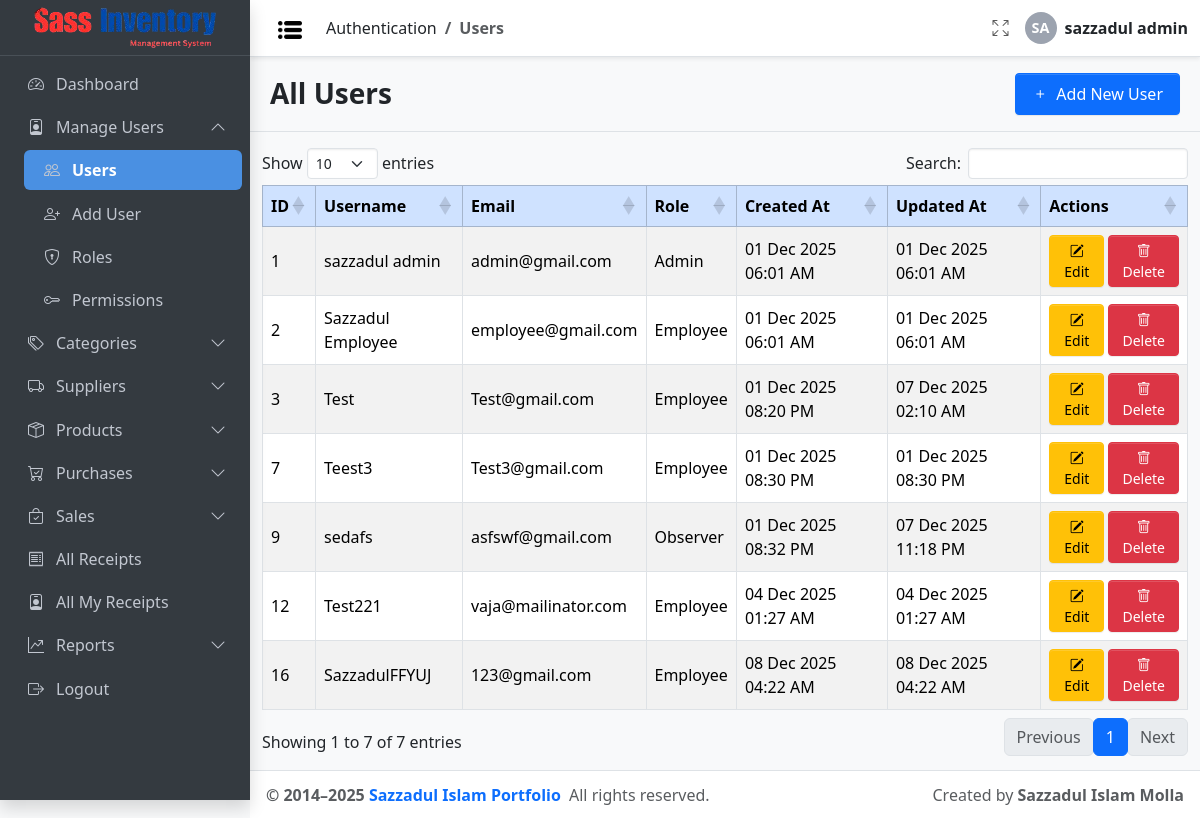
/auth/users.php (signed in), run on the app's committed database.
### tables this page shows
CREATE TABLE `user` (
  `id` int(11) NOT NULL,
  `username` varchar(100) NOT NULL,
  `password` text DEFAULT NULL COMMENT 'Password must be hashed',
  `email` varchar(100) DEFAULT NULL,
  `role_id` int(11) NOT NULL COMMENT 'FK to role.id',
  `created_at` timestamp NOT NULL DEFAULT current_timestamp(),
  `updated_at` timestamp NOT NULL DEFAULT current_timestamp() COMMENT 'Auto-update on record change'
);

CREATE TABLE `role` (
  `id` int(11) NOT NULL,
  `role_name` varchar(50) NOT NULL
);

### config/db_config.php (called while the page is built, shortened)
<?php
function can($permission, $userPermissions = null)
{
  global $USER_PERMISSIONS;
  $userPermissions = $userPermissions ?? $USER_PERMISSIONS;
  return in_array($permission, $userPermissions);
}
$Project_URL = "http://localhost/Sass_Inventory_Management/";

### Inc/link.php (called while the page is built, shortened)
<?php
function getUserPermissions($roleId, $conn)
{
  $permissions = [];
  $stmt = $conn->prepare("
        SELECT permission_name
        FROM role_permission_matrix
        WHERE role_id = ? AND assigned = 1
    ");
  $stmt->bind_param("i", $roleId);
  $stmt->execute();
  $result = $stmt->get_result();
  while ($row = $result->fetch_assoc()) {
    $permissions[] = $row['permission_name'];
  }
  return $permissions;
}

### auth/users.php (the view, shortened to what this page needs)
<?php
include_once __DIR__ . '/../config/auth_guard.php';
?>
<!doctype html>
<html lang="en">
<head>
  <link rel="stylesheet"
    href="https://cdn.jsdelivr.net/npm/@fontsource/source-sans-3@5.0.12/index.css"
    media="print" onload="this.media='all'" />
  <link rel="stylesheet"
    href="https://cdn.jsdelivr.net/npm/bootstrap-icons@1.13.1/font/bootstrap-icons.min.css" />
  <link rel="stylesheet" href="<?= $Project_URL ?>/css/adminlte.css" />
  <link rel="stylesheet"
    href="https://cdn.datatables.net/1.13.6/css/dataTables.bootstrap5.min.css" />
</head>
<?php
$conn = connectDB();
$sql = "SELECT u.*, r.role_name
        FROM user u
        LEFT JOIN role r ON u.role_id = r.id
        ORDER BY u.id ASC";
$result = $conn->query($sql);
?>
<body class="layout-fixed sidebar-expand-lg bg-body-tertiary">
  <div class="app-wrapper">
    <?php include_once '../Inc/Navbar.php'; ?>
    <?php include_once '../Inc/Sidebar.php'; ?>
    <main class="app-main">
      <div class="app-content-header py-3 border-bottom">
        <div class="container-fluid d-flex justify-content-between align-items-center flex-wrap">
          <h3 class="mb-0 " style="font-weight: 800;">All Users</h3>
          <?php if (can('add_user')): ?>
            <a href="add_user.php" class="btn btn-sm btn-primary px-3 py-2" style="font-size: medium;">
              <i class="bi bi-plus me-1"></i> Add New User
            </a>
          <?php endif; ?>
        </div>
      </div>
      <div class="app-content-body mt-3">
        <div class="container-fluid">
          <?php if ($result->num_rows == 0): ?>
            <div class="text-center text-muted py-5">
              <i class="bi bi-inbox fs-1 d-block mb-2"></i>
              <h5>No users found</h5>
            </div>
          <?php else: ?>
            <div class="table-responsive">
              <table id="usersTable" class="table table-bordered table-striped table-hover align-middle">
                <thead class="table-primary">
                  <tr>
                    <th>ID</th>
                    <th>Username</th>
                    <th>Email</th>
                    <th>Role</th>
                    <th>Created At</th>
                    <th>Updated At</th>
                    <th>Actions</th>
                  </tr>
                </thead>
                <tbody>
                  <?php while ($row = $result->fetch_assoc()): ?>
                    <tr>
                      <td><?= $row['id'] ?></td>
                      <td><?= htmlspecialchars($row['username']) ?></td>
                      <td><?= htmlspecialchars($row['email']) ?></td>
                      <td><?= htmlspecialchars($row['role_name'] ?? 'Unknown') ?></td>
                      <td>
                        <?= !empty($row['created_at'])
                          ? date('d M Y h:i A', strtotime($row['created_at']))
                          : '-' ?>
                      </td>
                      <td>
                        <?= !empty($row['updated_at'])
                          ? date('d M Y h:i A', strtotime($row['updated_at']))
                          : '-' ?>
                      </td>
                      <td>
                        <div class="d-flex gap-1">
                          <?php if (can('edit_user')): ?>
                            <a href="edit_user.php?id=<?= urlencode($row['id']) ?>" class="btn btn-warning btn-sm flex-fill">
                              <i class="bi bi-pencil-square"></i> Edit
                            </a>
                          <?php endif; ?>
                          <?php if (can('delete_user')): ?>
                            <a href="delete_user.php?id=<?= urlencode($row['id']) ?>"
                              class="btn btn-danger btn-sm flex-fill"
                              onclick="return confirm('Are you sure you want to delete this user?');">
                              <i class="bi bi-trash"></i> Delete
                            </a>
                          <?php endif; ?>
                        </div>
                      </td>
                    </tr>
                  <?php endwhile; ?>
                </tbody>
              </table>
            </div>
          <?php endif; ?>
        </div>
      </div>
    </main>
    <?php include_once '../Inc/Footer.php'; ?>
  </div>
</body>
</html>

### data on the page
user: id "1", username "sazzadul admin", email "admin@gmail.com", role.role_name "Admin", created_at "01 Dec 2025 06:01 AM", updated_at "01 Dec 2025 06:01 AM"
user: id "2", username "Sazzadul Employee", email "employee@gmail.com", role.role_name "Employee", created_at "01 Dec 2025 06:01 AM", updated_at "01 Dec 2025 06:01 AM"
user: id "3", username "Test", email "Test@gmail.com", role.role_name "Employee", created_at "01 Dec 2025 08:20 PM", updated_at "07 Dec 2025 02:10 AM"
user: id "7", username "Teest3", email "Test3@gmail.com", role.role_name "Employee", created_at "01 Dec 2025 08:30 PM", updated_at "01 Dec 2025 08:30 PM"
user: id "9", username "sedafs", email "asfswf@gmail.com", role.role_name "Observer", created_at "01 Dec 2025 08:32 PM", updated_at "07 Dec 2025 11:18 PM"
user: id "12", username "Test221", email "vaja@mailinator.com", role.role_name "Employee", created_at "04 Dec 2025 01:27 AM", updated_at "04 Dec 2025 01:27 AM"
user: id "16", username "SazzadulFFYUJ", email "123@gmail.com", role.role_name "Employee", created_at "08 Dec 2025 04:22 AM", updated_at "08 Dec 2025 04:22 AM"

### other printed values
$parentTitle "Authentication"
$childTitle "Users"
$initials "SA"
$_SESSION['username'] "sazzadul admin"
$menu['title'] "Dashboard"
$menu['title'] "Manage Users"
$sub['title'] "Users"
$sub['title'] "Add User"
$sub['title'] "Roles"
$sub['title'] "Permissions"
$menu['title'] "Categories"
$menu['title'] "Suppliers"
$menu['title'] "Products"
$menu['title'] "Purchases"
$menu['title'] "Sales"
